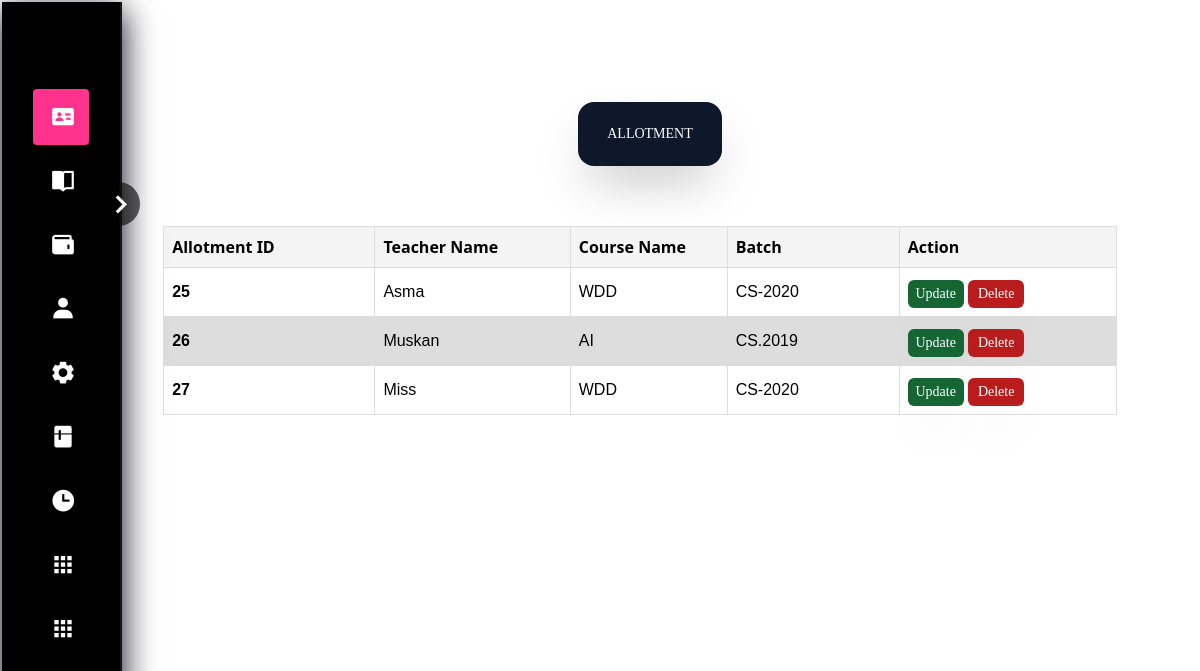
/allotment.php, run on the app's committed database.
### tables this page shows
CREATE TABLE `course_assignment` (
  `CA_ID` int(11) NOT NULL,
  `Teacher_Name` varchar(200) NOT NULL,
  `Course_Alias` varchar(100) NOT NULL,
  `Batch` varchar(100) NOT NULL
);

### allotment.php (the view, shortened to what this page needs)
<!DOCTYPE html>
<head>
    <script src="https://cdn.tailwindcss.com"></script>
    <link rel="stylesheet" href="./dist/output.css">
    <link href="css/style.css" rel="stylesheet"/>
</head>
<body>
<center>
<div  style="margin:-650px 0px 0px 100px;
">
    <button id="teachermanual" class="bg-slate-900 text-white rounded-2xl shadow-2xl text-sm font-serif w-36 h-16"><a  target="_blank" href="allotmentform.php ">ALLOTMENT </a></button>
</div>
<div>
    <br>
    <table id=teacherstable style="margin-left: 80px"><br>
        <tr>
            <th width="10" class="font-sans bg-zinc-100">Allotment ID</th>
            <th width=90 class="font-sans bg-zinc-100">Teacher Name</th>
            <th width=50 class="font-sans bg-zinc-100">Course Name</th>
            <th width=50 class="font-sans bg-zinc-100">Batch</th>
            <th width="100" class="font-sans bg-zinc-100">Action</th>
        </tr>
        <tbody>
        <?php
        include 'connect.php';
        $sql ="SELECT * FROM `course_assignment`";
        $result = mysqli_query($con, $sql);
        if ($result) {
          while ($row = mysqli_fetch_assoc($result)) {
            $id = $row['CA_ID'];
            $Teacher_Name = $row['Teacher_Name'];
            $Course_Alias = $row['Course_Alias'];
            $Batch = $row['Batch'];
            echo '<tr>
        <th >' . $id . '</th>
        <td>' . $Teacher_Name . '</td>
        <td>' . $Course_Alias . '</td>
        <td>' . $Batch . '</td>
        <td>
<button class="bg-green-800 text-white rounded-md shadow-2xl text-sm font-serif w-14 h-7" ><a href="updateallot.php?updateid='. $id .'">Update</a></button>
<button class="bg-red-700 text-white rounded-md shadow-2xl text-sm font-serif w-14 h-7 mt-1"> <a  href="deleteallot.php?deleteid=' . $id . '">Delete</a></button>
</td>
      </tr>';
          }
        }
        ?>
        </tbody>
    </table>
</div>
</body>
</html>

### style.css (style rules this page uses)
* { margin: 0; padding: 1px; border: 0; outline: 0; list-style: none; box-sizing: border-box; }
body { height: 100%; background-image:url(../images/White_full.png); font-family: system-ui, -apple-system, BlinkMacSystemFont, 'Segoe UI', Roboto, Oxygen, Ubuntu, Cantarell, 'Open Sans', 'Helvetica Neue', sans-serif; }
.sidebar { width: 120px; backdrop-filter: blur(6px); -webkit-backdrop-filter: blur(6px); background: black; box-shadow: 0 8px 32px rgb(2, 4, 24); border-right: 2px solid rgba(255, 255, 255, .09); transition: .4s ease-in-out; }
.sidebar nav { padding: 0 30px; }
.sidebar nav .nav-item { cursor: pointer; display: flex; align-items: center; justify-content: flex-start; border-radius: 4px; width: 100%; height: 56px; padding: 0 16px; margin: 8px 0; color: #fff; transition: .3s; }
.sidebar nav .nav-item.active { background: #ff328e !important; }
.sidebar nav .nav-item i { font-size: 26px; }
.sidebar .toggle { cursor: pointer; position: absolute; color: #fff; top: 180px; right: -20px; font-size: 38px; line-height: 50%; text-align: center; border-radius: 50%; padding: 2px 0 2px 2px; background: linear-gradient( 90deg, transparent 50%, rgba(10, 10, 10, .65) 50% ); }
.sidebar .toggle i { transition: .4s linear; }
a:link { text-decoration: none; color: white; }

### allotment.php (style rules this page uses)
table { margin-top: 10px; font-family: arial, sans-serif; border-collapse: collapse; margin-left: 30px; width: 80%; }
td, th { border: 1px solid #dddddd; text-align: left; padding: 8px; }
tr:nth-child(even) { background-color: #dddddd; }

### data on the page
course_assignment: CA_ID "25", Teacher_Name "Asma", Course_Alias "WDD", Batch "CS-2020"
course_assignment: CA_ID "26", Teacher_Name "Muskan", Course_Alias "AI", Batch "CS.2019"
course_assignment: CA_ID "27", Teacher_Name "Miss", Course_Alias "WDD", Batch "CS-2020"
